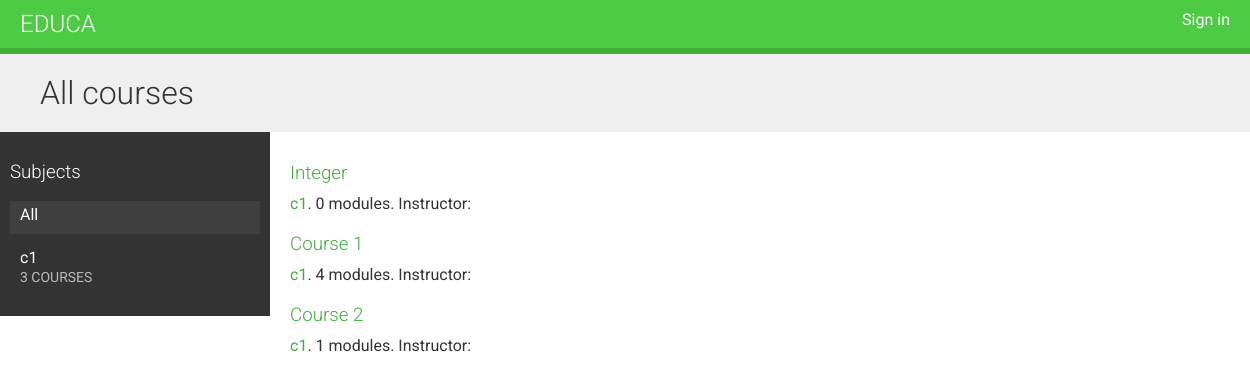
The app's page /, older data.
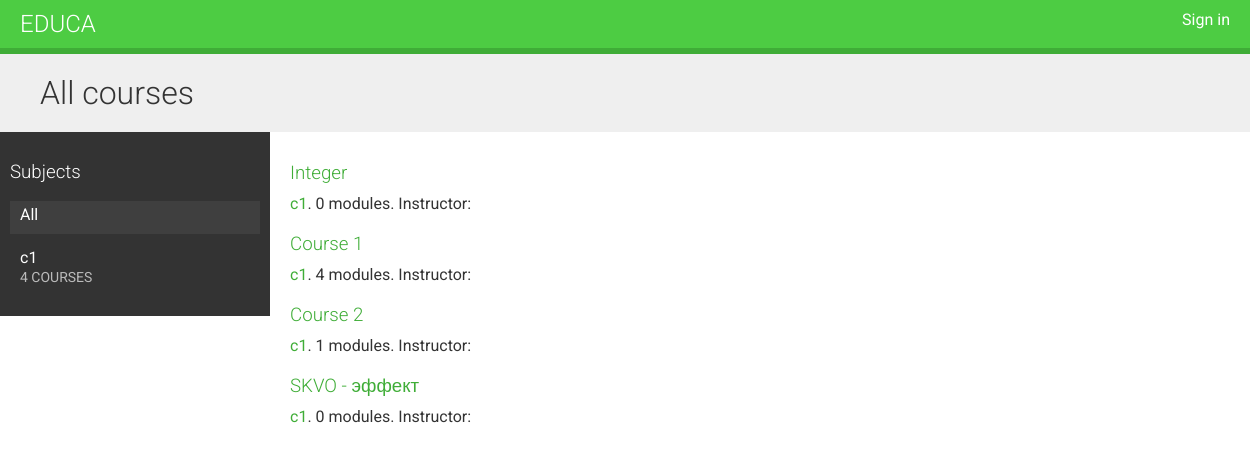
The same page, newer data.
### courses/models.py (models this page shows, shortened)
class Subject(models.Model):
    title = models.CharField(max_length=200)
    slug = models.SlugField(max_length=200, unique=True)
    class Meta:
        ordering = ['title']
    def __str__(self):
        return self.title

class Course(models.Model):
    owner = models.ForeignKey(User,
                              related_name='courses_created',
                              on_delete=models.CASCADE)
    subject = models.ForeignKey(Subject,
                                related_name='courses',
                                on_delete=models.CASCADE)
    title = models.CharField(max_length=200)
    slug = models.SlugField(max_length=200, unique=True)
    overview = models.TextField()
    created = models.DateTimeField(auto_now_add=True)
    students = models.ManyToManyField(User, related_name='courses_joined', blank=True)
    class Meta:
        ordering = ['-created']

### courses/views.py (the view)
# urls.py: path('', CourseListView.as_view(), name='course_list'),
class CourseListView(TemplateResponseMixin, View):
    model = Course
    template_name = 'courses/course/list.html'
    def get(self, request, subject=None):
        subjects = Subject.objects.annotate(total_courses=Count('courses'))
        courses = Course.objects.annotate(total_modules=Count('modules'))
        if subject:
            subject = get_object_or_404(Subject, slug=subject)
            courses = courses.filter(subject=subject)
        return self.render_to_response({'subjects': subjects,
                                            'subject': subject,
                                            'courses': courses})

### courses/templates/courses/course/list.html (shortened to what this page needs)
{% extends "base.html" %}
{% block content %}
 <h1>
 {% if subject %}
 {{ subject.title }} courses
 {% else %}
 All courses
 {% endif %}
 </h1>
 <div class="contents">
 <h3>Subjects</h3>
 <ul id="modules">
 <li {% if not subject %}class="selected"{% endif %}>
 <a href="{% url "course_list" %}">All</a>
 </li>
 {% for s in subjects %}
 <li {% if subject == s %}class="selected"{% endif %}>
 <a href="{% url "course_list_subject" s.slug %}">
 {{ s.title }}
 <br>
 <span>
 {{ s.total_courses }} course{{ s.total_courses|pluralize }}
 </span>
 </a>
 </li>
 {% endfor %}
 </ul>
 </div>
 <div class="module">
 {% for course in courses %}
 {% with subject=course.subject %}
 <h3>
 <a href="{% url 'course_detail' course.id %}">
 {{ course.title }}
 </a>
 </h3>
 <p>
 <a href="{% url 'course_list_subject' subject.id %}">{{ subject }}</a>.
 {{ course.total_modules }} modules.
 Instructor: {{ course.owner.get_full_name }}
 </p>
 {% endwith %}
 {% endfor %}
 </div>
{% endblock %}

### courses/templates/base.html (shortened to what this page needs)
{% load static %}
<!DOCTYPE html>
<html>
  <head>
    <link href="{% static "css/base.css" %}" rel="stylesheet">
  </head>
  <body>
    <div id="header">
      <a href="/" class="logo">Educa</a>
      <ul class="menu">
        {% if request.user.is_authenticated %}
          <li><a href="{% url "logout" %}">Sign out</a></li>
        {% else %}
          <li><a href="{% url "login" %}">Sign in</a></li>
        {% endif %}
      </ul>
    </div>
    <div id="content">
      {% block content %}
      {% endblock %}
    </div>
  </body>
</html>

### courses/static/css/base.css (style rules this page uses)
body { margin:0; font-family:'Roboto', sans-serif; font-weight:400; color:#333; }
a { color:#3fad37; text-decoration:none; }
ul { float:left; }
h1, h2, h3, h4, h5, h6 { font-family:'Roboto', sans-serif; font-weight:300; }
h1 { background:#efefef; width:100%; overflow:auto; padding:20px 0 20px 40px; margin:0; }
.module { padding:10px 20px; float:left; width:600px; }
.module h3 { margin:20px 0 0; padding:0; width:100%; }
.module p { margin:10px 0 20px; width:100%; float:left; }
#header { background:#4dcc43; overflow:auto; padding:10px 20px; border-bottom:6px solid #3fad37; }
#header .logo { text-decoration:none; font-family:'Roboto', sans-serif; font-weight:300; text-transform:uppercase; font-size:24px; color:#fff; float:left; }
#header a { color:#fff; }
#header .menu { list-style:none; float:right; margin:0; padding:0; }
.contents { width:20%; padding:10px; float:left; background:#333; color: #fff; font-family:'Roboto', sans-serif; }
.contents ul { list-style:none; margin:0; padding:0; width:100%; }
.contents ul li { margin:0 0 10px 0; padding:4px 10px 10px; overflow:auto; cursor:move; }
.contents ul li.selected { background:#3f3f3f; }
.contents ul span { text-transform:uppercase; color:#bbb; font-size:14px; }
.contents ul a { display:block; color:#fff; text-decoration:none; }

Row changes from the older to the newer data that the page shows:
computed for Subject: total_courses "3" → "4"
added Course: title "SKVO - эффект", subject "c1", total_modules "0"
